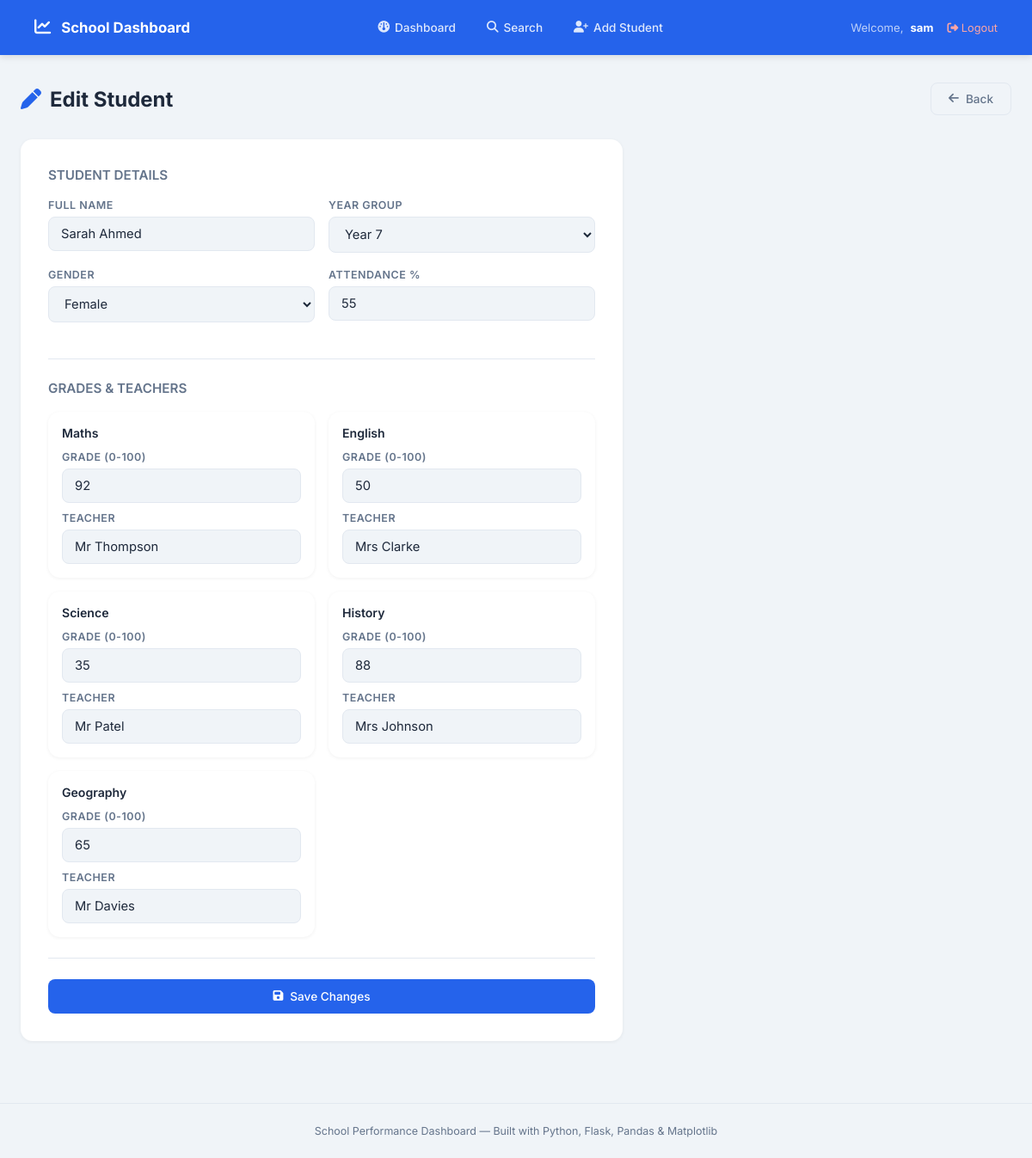
The app's page /edit_student/2 (signed in) with its own data.
### tables this page shows
CREATE TABLE students (
            id INTEGER PRIMARY KEY AUTOINCREMENT,
            name TEXT NOT NULL,
            year_group INTEGER NOT NULL,
            gender TEXT NOT NULL
        );

CREATE TABLE grades (
            id INTEGER PRIMARY KEY AUTOINCREMENT,
            student_id INTEGER NOT NULL,
            subject TEXT NOT NULL,
            grade INTEGER NOT NULL,
            attendance INTEGER NOT NULL,
            pass_fail TEXT NOT NULL,
            teacher TEXT NOT NULL,
            FOREIGN KEY (student_id) REFERENCES students(id)
        );

### main.py (the view, shortened to what this page needs)
@app.route('/edit_student/<int:student_id>', methods=['GET', 'POST'])
@login_required
def edit_student(student_id):
    conn = get_db()
    student = conn.execute("SELECT * FROM students WHERE id = ?", (student_id,)).fetchone()
    grades = conn.execute("SELECT * FROM grades WHERE student_id = ?", (student_id,)).fetchall()
    conn.close()
    return render_template('edit_student.html', student=student, grades=grades)

### main.py (called while the page is built)
def get_db():
    conn = sqlite3.connect(DB)
    conn.row_factory = sqlite3.Row
    return conn

def login_required(f):
    from functools import wraps
    @wraps(f)
    def decorated(*args, **kwargs):
        if 'user_id' not in session:
            return redirect(url_for('login'))
        return f(*args, **kwargs)
    return decorated

### templates/edit_student.html (shortened to what this page needs)
{% extends 'base.html' %}
{% block content %}
<div class="main">
    <div class="page-header">
        <div class="page-title"><i class="fa-solid fa-pen"></i> Edit Student</div>
        <a href="{{ url_for('student_profile', student_id=student['id']) }}" class="btn btn-outline">
            <i class="fa-solid fa-arrow-left"></i> Back
        </a>
    </div>
    <div class="form-card">
        <form action="{{ url_for('edit_student', student_id=student['id']) }}" method="POST">
            <h3 style="font-size:0.95rem;font-weight:600;margin-bottom:18px;color:var(--text-mid);">STUDENT DETAILS</h3>
            <div class="form-row">
                <div class="form-group">
                    <label>Full Name</label>
                    <input type="text" name="name" value="{{ student['name'] }}" required>
                </div>
                <div class="form-group">
                    <label>Year Group</label>
                    <select name="year_group" required>
                        {% for y in [7,8,9,10,11] %}
                        <option value="{{ y }}" {% if y == student['year_group'] %}selected{% endif %}>Year {{ y }}</option>
                        {% endfor %}
                    </select>
                </div>
            </div>
            <div class="form-row">
                <div class="form-group">
                    <label>Gender</label>
                    <select name="gender" required>
                        <option value="Female" {% if student['gender'] == 'Female' %}selected{% endif %}>Female</option>
                    </select>
                </div>
                <div class="form-group">
                    <label>Attendance %</label>
                    <input type="number" name="attendance" min="0" max="100" value="{{ grades[0]['attendance'] if grades else 90 }}" required>
                </div>
            </div>
            <hr class="section-divider">
            <h3 style="font-size:0.95rem;font-weight:600;margin-bottom:18px;color:var(--text-mid);">GRADES & TEACHERS</h3>
            <div class="grades-grid">
                {% for g in grades %}
                <div class="card" style="padding:16px;">
                    <div style="font-weight:600;font-size:0.88rem;margin-bottom:12px;">{{ g['subject'] }}</div>
                    <div class="form-group" style="margin-bottom:10px;">
                        <label>Grade (0-100)</label>
                        <input type="number" name="grade_{{ g['subject'] }}" min="0" max="100" value="{{ g['grade'] }}" required>
                    </div>
                    <div class="form-group" style="margin-bottom:0;">
                        <label>Teacher</label>
                        <input type="text" name="teacher_{{ g['subject'] }}" value="{{ g['teacher'] }}">
                    </div>
                </div>
                {% endfor %}
            </div>
            <hr class="section-divider">
            <button type="submit" class="btn btn-primary" style="width:100%;justify-content:center;padding:12px;">
                <i class="fa-solid fa-floppy-disk"></i> Save Changes
            </button>
        </form>
    </div>
</div>
{% endblock %}

### templates/base.html (style rules this page uses)
*, *::before, *::after { box-sizing: border-box; margin: 0; padding: 0; }
:root { --bg: #f0f4f8; --surface: #ffffff; --accent: #2563eb; --accent-light: #dbeafe; --green: #16a34a; --green-light: #dcfce7; --red: #dc2626; --red-light: #fee2e2; --gold: #d97706; --gold-light: #fef3c7; --purple: #7c3aed; --purple-light: #ede9fe; --orange: #ea580c; --orange-light: #ffedd5; --text: #1e293b; --text-mid: #64748b; --border: #e2e8f0; }
body { font-family: 'Inter', sans-serif; background: var(--bg); color: var(--text); min-height: 100vh; }
a { text-decoration: none; color: inherit; }
.main { max-width: 1300px; margin: 0 auto; padding: 32px 24px; }
.btn { display: inline-flex; align-items: center; gap: 8px; padding: 10px 20px; border-radius: 8px; font-size: 0.85rem; font-weight: 500; cursor: pointer; border: none; transition: all 0.2s; font-family: 'Inter', sans-serif; }
.btn-primary { background: var(--accent); color: white; }
.btn-outline { background: transparent; border: 1px solid var(--border); color: var(--text-mid); }
.form-group { margin-bottom: 18px; }
.form-group label { display: block; font-size: 0.78rem; font-weight: 600; text-transform: uppercase; letter-spacing: 0.5px; color: var(--text-mid); margin-bottom: 6px; }
.form-group input, .form-group select, .form-group textarea { width: 100%; padding: 10px 14px; border: 1px solid var(--border); border-radius: 8px; font-family: 'Inter', sans-serif; font-size: 0.92rem; color: var(--text); background: var(--bg); outline: none; transition: border-color 0.2s; }
.page-header { margin-bottom: 28px; display: flex; align-items: center; justify-content: space-between; flex-wrap: wrap; gap: 12px; }
.page-title { font-size: 1.5rem; font-weight: 700; display: flex; align-items: center; gap: 10px; }
.page-title i { color: var(--accent); }
.card { background: var(--surface); border-radius: 14px; padding: 24px; box-shadow: 0 1px 4px rgba(0,0,0,0.06); }

### templates/edit_student.html (style rules this page uses)
.form-card { background: var(--surface); border-radius: 14px; padding: 32px; box-shadow: 0 1px 4px rgba(0,0,0,0.06); max-width: 700px; }
.form-row { display: grid; grid-template-columns: 1fr 1fr; gap: 16px; }
.section-divider { border: none; border-top: 1px solid var(--border); margin: 24px 0; }
.grades-grid { display: grid; grid-template-columns: 1fr 1fr; gap: 16px; }

### records on screen
students: name "Sarah Ahmed", year_group "Year 7", gender "Female"
grades: attendance "55", subject "Maths", grade "92", teacher "Mr Thompson"
grades: subject "English", grade "50", teacher "Mrs Clarke"
grades: subject "Science", grade "35", teacher "Mr Patel"
grades: subject "History", grade "88", teacher "Mrs Johnson"
grades: subject "Geography", grade "65", teacher "Mr Davies"

### other values on screen
{{ session['user_name'] }} "sam"
